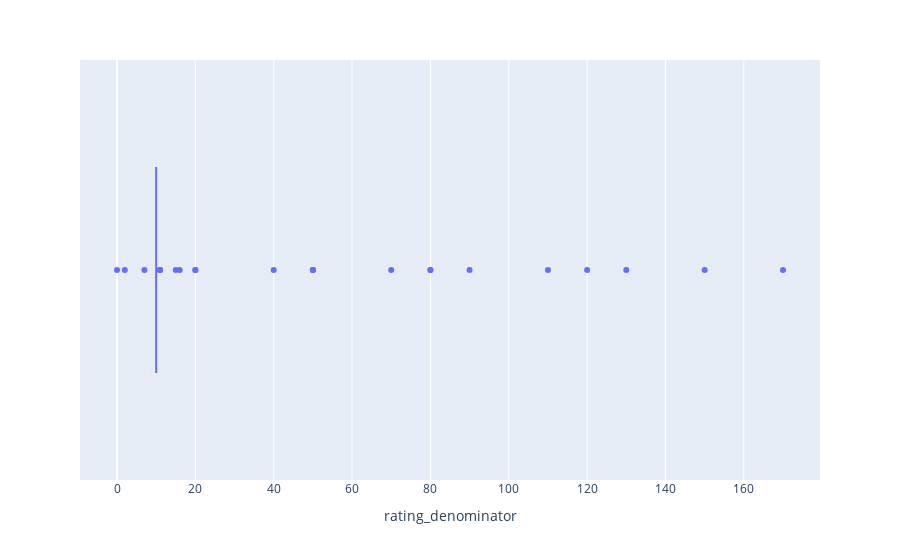

Source (notebook cell):
### Code cell
#visualize the distribution of rating_denominator culomn and detecting outliers
denominator_fig = px.box(twitter_archive,'rating_denominator')
denominator_fig

### Figure 1 — Plotly figure (JSON) as saved in the notebook; plotly's stock layout.template omitted (floating-point values rounded to 4 significant figures; data arrays with more than 128 entries replaced by an {"elided": "..."} marker saying what was removed)
{"data": [{"alignmentgroup": "True", "hovertemplate": "rating_denominator=%{x}<extra></extra>", "legendgroup": "", "marker": {"color": "#636efa"}, "name": "", "notched": false, "offsetgroup": "", "orientation": "h", "showlegend": false, "type": "box", "x": {"elided": "2356 int values"}, "x0": " ", "xaxis": "x", "y0": " ", "yaxis": "y"}], "layout": {"boxmode": "group", "legend": {"tracegroupgap": 0}, "margin": {"t": 60}, "xaxis": {"anchor": "y", "domain": [0, 1], "title": {"text": "rating_denominator"}}, "yaxis": {"anchor": "x", "domain": [0, 1]}}}
